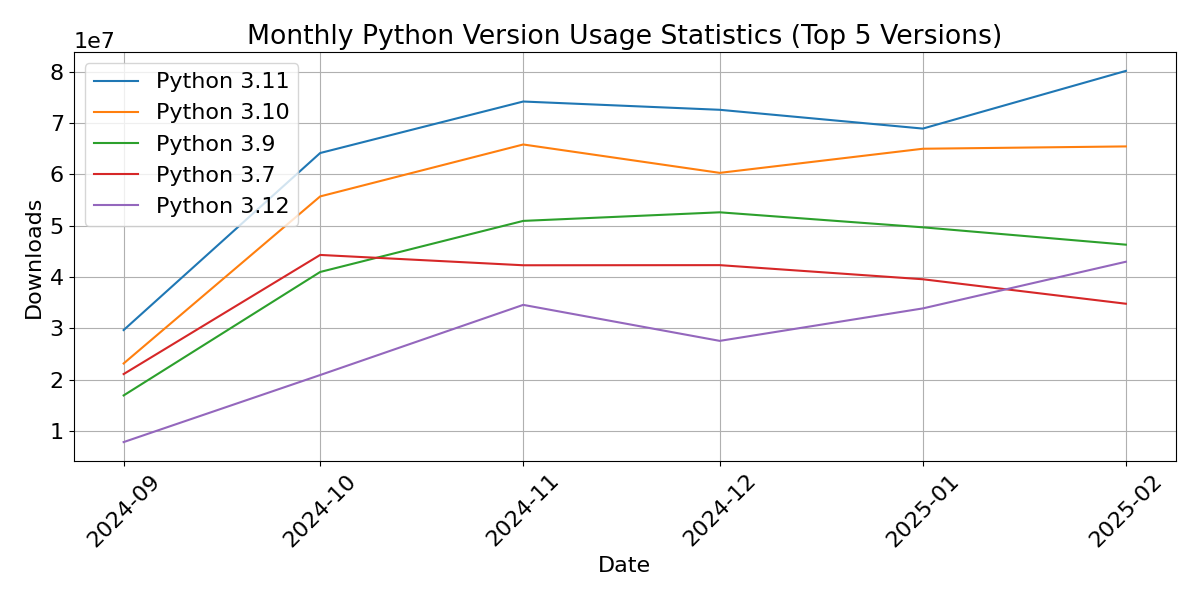

This figure's Python source:
import matplotlib
import pandas as pd
import pypistats
import matplotlib.pyplot as plt
import json

FONT_SIZE = 16
matplotlib.rcParams.update({'font.size': FONT_SIZE})

# Fetch usage data for a specific package over a time range
data = pypistats.python_minor('pip', format='json', total='monthly')
j = json.loads(data)['data']

recent_data = pd.DataFrame(j)

recent_data = recent_data.dropna()
recent_data = recent_data.dropna(how='any',axis=0)
df = recent_data[recent_data.category != 'null']
df = df[df.date != '2025-03']

# Aggregate total downloads per version
total_downloads = df.groupby('category')['downloads'].sum()

# Select the top 5 most used Python versions
top_versions = total_downloads.nlargest(5).index

df.loc[:, ('date')] = pd.to_datetime(df.loc[:, ('date')], format='%Y-%m')

# Plot
plt.figure(figsize=(12, 6))
for version in top_versions:
    version_data = df[df['category'] == version]
    plt.plot(version_data['date'], version_data['downloads'], label=f'Python {version}')

plt.xlabel('Date')
plt.ylabel('Downloads')
plt.title('Monthly Python Version Usage Statistics (Top 5 Versions)')
plt.legend()
plt.grid(True)
plt.xticks(rotation=45)
plt.tight_layout()
plt.savefig('version.png')
plt.show()